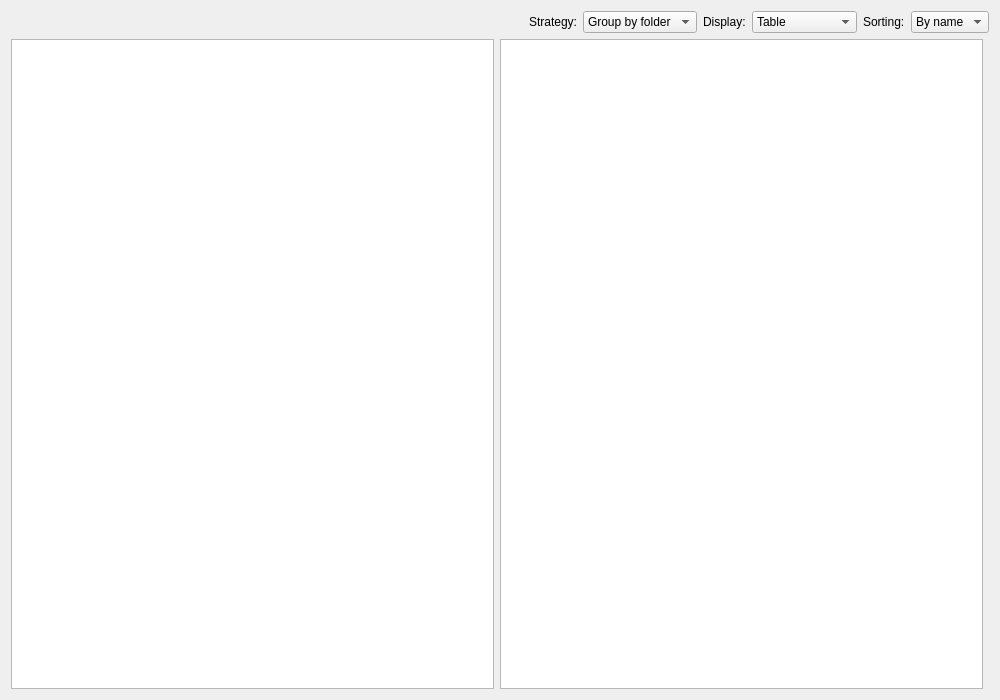
<?xml version="1.0" encoding="UTF-8"?>
<ui version="4.0">
 <class>FileExplorer</class>
 <widget class="QWidget" name="FileExplorer">
  <property name="geometry">
   <rect>
    <x>0</x>
    <y>0</y>
    <width>1000</width>
    <height>700</height>
   </rect>
  </property>
  <property name="minimumSize">
   <size>
    <width>950</width>
    <height>650</height>
   </size>
  </property>
  <property name="windowTitle">
   <string>FileExplorer</string>
  </property>
  <layout class="QGridLayout" name="gridLayout">
   <item row="0" column="0" colspan="3">
    <layout class="QHBoxLayout" name="viewLayout">
     <item>
      <spacer name="horizontalSpacer">
       <property name="orientation">
        <enum>Qt::Horizontal</enum>
       </property>
       <property name="sizeType">
        <enum>QSizePolicy::Expanding</enum>
       </property>
       <property name="sizeHint" stdset="0">
        <size>
         <width>40</width>
         <height>20</height>
        </size>
       </property>
      </spacer>
     </item>
     <item>
      <widget class="QLabel" name="strategyLabel">
       <property name="text">
        <string>Strategy:</string>
       </property>
       <property name="alignment">
        <set>Qt::AlignRight|Qt::AlignTrailing|Qt::AlignVCenter</set>
       </property>
      </widget>
     </item>
     <item>
      <widget class="QComboBox" name="strategyComBox">
       <item>
        <property name="text">
         <string>Group by folder</string>
        </property>
       </item>
       <item>
        <property name="text">
         <string>Group by type</string>
        </property>
       </item>
      </widget>
     </item>
     <item>
      <widget class="QLabel" name="displayLabel">
       <property name="text">
        <string>Display:</string>
       </property>
      </widget>
     </item>
     <item>
      <widget class="QComboBox" name="displayComBox">
       <item>
        <property name="text">
         <string>Table</string>
        </property>
       </item>
       <item>
        <property name="text">
         <string>Bar chart</string>
        </property>
       </item>
       <item>
        <property name="text">
         <string>Pie chart</string>
        </property>
       </item>
       <item>
        <property name="text">
         <string>Stacked chart</string>
        </property>
       </item>
      </widget>
     </item>
     <item>
      <widget class="QLabel" name="sortLabel">
       <property name="text">
        <string>Sorting:</string>
       </property>
      </widget>
     </item>
     <item>
      <widget class="QComboBox" name="sortComBox">
       <item>
        <property name="text">
         <string>By name</string>
        </property>
       </item>
       <item>
        <property name="text">
         <string>By size</string>
        </property>
       </item>
      </widget>
     </item>
    </layout>
   </item>
   <item row="1" column="0">
    <widget class="QTreeView" name="treeView"/>
   </item>
   <item row="1" column="1">
    <widget class="QStackedWidget" name="stackedWidget">
     <widget class="QWidget" name="page">
      <layout class="QGridLayout" name="gridLayout_2">
       <property name="leftMargin">
        <number>0</number>
       </property>
       <property name="topMargin">
        <number>0</number>
       </property>
       <property name="rightMargin">
        <number>0</number>
       </property>
       <property name="bottomMargin">
        <number>0</number>
       </property>
       <item row="0" column="0">
        <widget class="QTableView" name="tableView">
         <property name="sortingEnabled">
          <bool>false</bool>
         </property>
        </widget>
       </item>
      </layout>
     </widget>
     <widget class="QWidget" name="page_2">
      <layout class="QGridLayout" name="gridLayout_3">
       <property name="leftMargin">
        <number>0</number>
       </property>
       <property name="topMargin">
        <number>0</number>
       </property>
       <property name="rightMargin">
        <number>0</number>
       </property>
       <property name="bottomMargin">
        <number>0</number>
       </property>
       <item row="0" column="0">
        <widget class="QChartView" name="chartView"/>
       </item>
      </layout>
     </widget>
    </widget>
   </item>
  </layout>
 </widget>
 <customwidgets>
  <customwidget>
   <class>QChartView</class>
   <extends>QGraphicsView</extends>
   <header>QtCharts</header>
  </customwidget>
 </customwidgets>
 <resources/>
 <connections/>
</ui>
